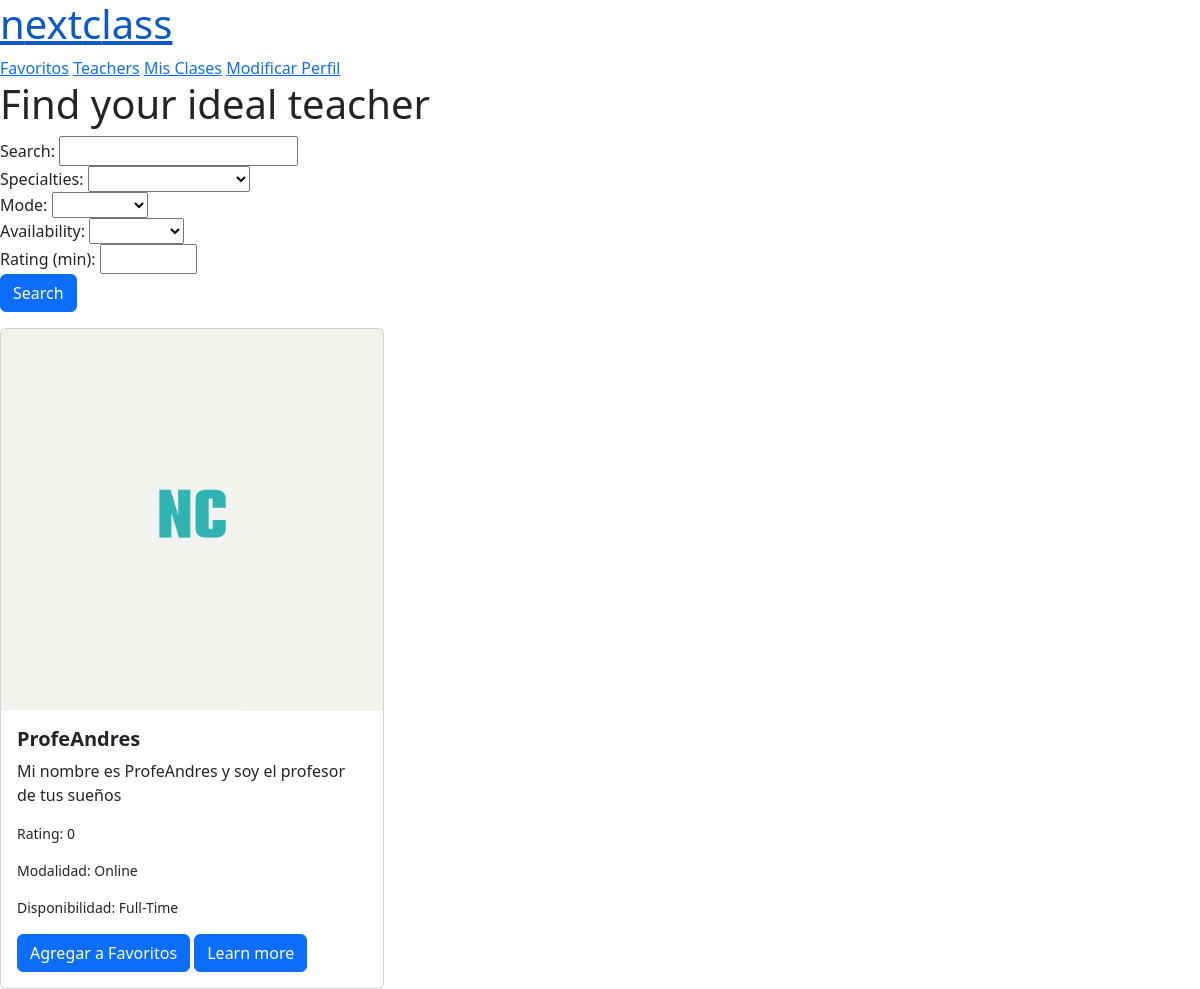
/teachers/ (signed in), run on an earlier commit of the app's database.
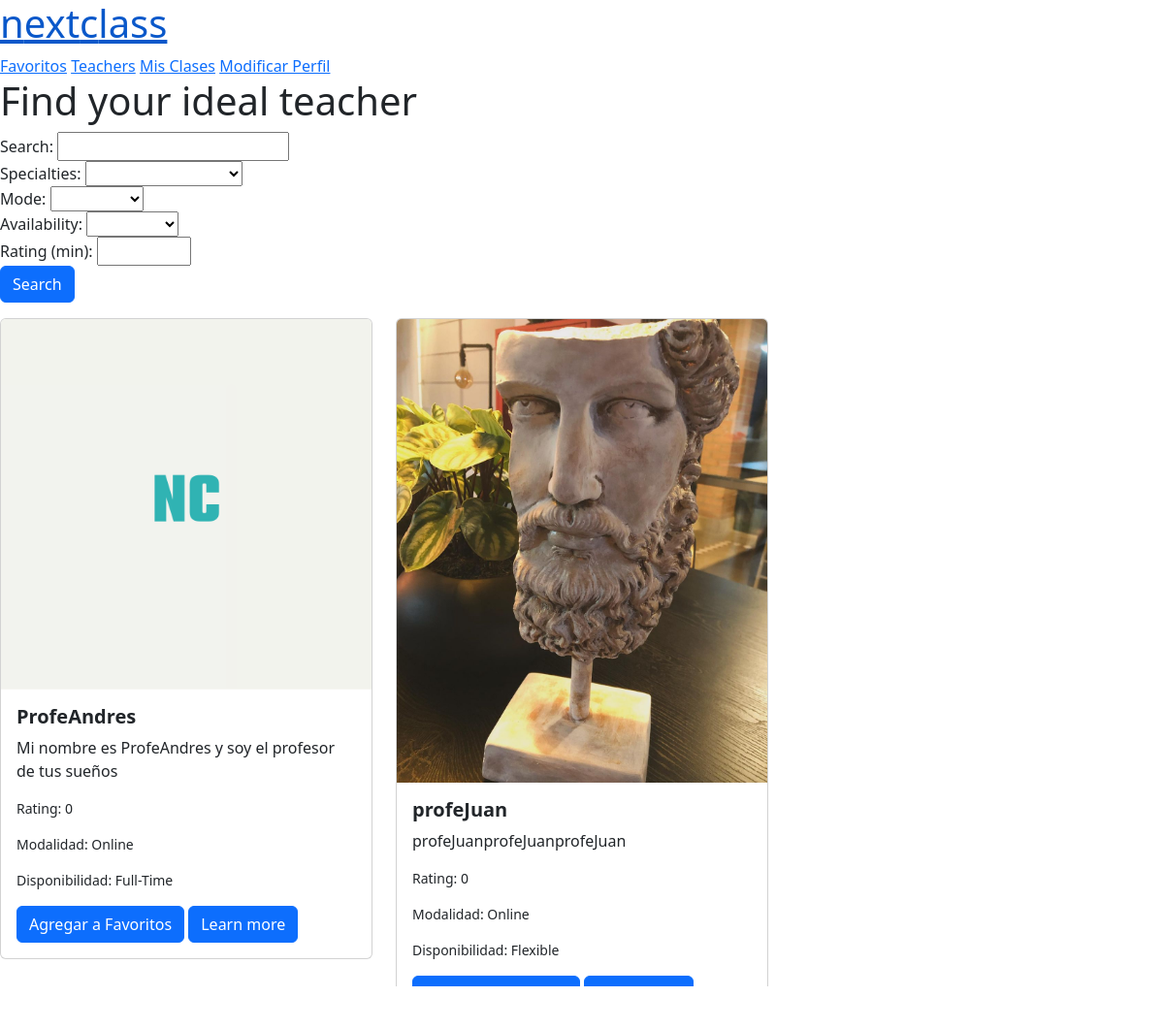
And on a later commit of the database.
### users/models.py (models this page shows, shortened)
class Teacher(models.Model):
    user = models.OneToOneField(User, on_delete=models.CASCADE)
    specialties = models.CharField(
        max_length=50,
        choices=Specialties.choices
    )
    biography = models.TextField()
    average_rating = models.FloatField(default=0.0)
    availability = models.CharField(
        max_length=50,
        choices=Availability.choices
    )
    mode = models.CharField(
        max_length=50,
        choices=Mode.choices
    )
    def average_rating(self):
        ratings = self.ratings.all()
        if ratings:
            return sum([rating.rating for rating in ratings]) / ratings.count()
        return 0

class User(AbstractBaseUser, PermissionsMixin):
    user_id = models.AutoField(primary_key=True)
    name = models.CharField(max_length=255)
    username = models.CharField(max_length=150, unique=True)
    email = models.EmailField(unique=True)
    password = models.CharField(max_length=128)
    user_type = models.CharField(
        max_length=10,
        choices=UserType.choices
    )
    registration_date = models.DateTimeField(auto_now_add=True)
    profile_picture = models.ImageField(upload_to='profile_photos/', default='profile_photos/default_profile.png',
                                        null=True, blank=True)
    address = models.CharField(max_length=255, null=True, blank=True)
    profile_complete = models.BooleanField(default=False)
    is_active = models.BooleanField(default=True)
    is_staff = models.BooleanField(default=False)
    objects = UserManager()
    USERNAME_FIELD = 'username'
    REQUIRED_FIELDS = ['email', 'name']

### search/views.py (the view, shortened to what this page needs)
# urls.py: path('teachers/', views.teachers, name='teachers'),
@login_required()
def teachers(request):
    searchTeacher = request.GET.get('searchTeacher', '')
    specialties_filter = request.GET.get('specialties', '')
    mode_filter = request.GET.get('mode', '')
    availability_filter = request.GET.get('availability', '')
    rating_filter = request.GET.get('rating', '')
    filters = Q()
    if specialties_filter:
        filters &= Q(specialties=specialties_filter)
    if mode_filter:
        filters &= Q(mode=mode_filter)
    if availability_filter:
        filters &= Q(availability=availability_filter)
    teachers = Teacher.objects.filter(filters)
    filtered_teachers = []
    for teacher in teachers:
        avg_rating = teacher.average_rating()
        if rating_filter:
            if avg_rating >= float(rating_filter):
                filtered_teachers.append(teacher)
        else:
            filtered_teachers.append(teacher)
    return render(request, 'teachers.html', {
        'teachers': filtered_teachers,
        'specialties': Specialties.choices,
        'modes': Mode.choices,
        'availabilities': Availability.choices
    })

### search/templates/teachers.html (shortened to what this page needs)
{% extends 'navbar.html' %}
{% block content %}
<!DOCTYPE html>
<html lang="en">
<head>
</head>
<body>
    <h1>Find your ideal teacher</h1>
    <form method="GET" action="{% url 'teachers' %}">
        <div>
            <label for="searchTeacher">Search: </label>
            <input type="text" id="searchTeacher" name="searchTeacher" value="{{ request.GET.searchTeacher }}">
        </div>
        <div>
            <label for="specialties">Specialties:</label>
            <select id="specialties" name="specialties">
                <option value=""></option>
                {% for key, value in specialties %}
                    <option value="{{ key }}" {% if request.GET.specialties == key %}selected{% endif %}>{{ value }}</option>
                {% endfor %}
            </select>
        </div>
        <div>
            <label for="mode">Mode:</label>
            <select id="mode" name="mode">
                <option value=""></option>
                {% for key, value in modes %}
                    <option value="{{ key }}" {% if request.GET.mode == key %}selected{% endif %}>{{ value }}</option>
                {% endfor %}
            </select>
        </div>
        <div>
            <label for="availability">Availability:</label>
            <select id="availability" name="availability">
                <option value=""></option>
                {% for key, value in availabilities %}
                    <option value="{{ key }}" {% if request.GET.availability == key %}selected{% endif %}>{{ value }}</option>
                {% endfor %}
            </select>
        </div>
        <div>
            <label for="rating">Rating (min):</label>
            <input type="number" id="rating" name="rating" min="0" max="5" step="0.1" value="{{ request.GET.rating }}">
        </div>
        <button type="submit" class="btn btn-primary">Search</button>
    </form>
    <div class="row row-cols-1 row-cols-md-3 g-4">
        {% for teacher in teachers %}
        <div class="col">
            <div class="card">
                <img class="card-img-top" src="{{ teacher.user.profile_picture.url }}" alt="{{ teacher.user.username }}">
                <div class="card-body">
                    <h5 class="card-title fw-bold">{{ teacher.user.username }}</h5>
                    <p class="card-text">{{ teacher.biography }}</p>
                    <p class="card-text"><small>Rating: {{ teacher.average_rating }}</small></p>
                    <p class="card-text"><small>Modalidad: {{ teacher.get_mode_display }}</small></p>
                    <p class="card-text"><small>Disponibilidad: {{ teacher.get_availability_display }}</small></p>
                    <a href="{% url 'add_favorite_teacher' teacher.id %}" class="btn btn-primary">Agregar a Favoritos</a>
                    <a href="{% url 'teachers_detail' teacher.id %}" class="btn btn-primary">Learn more</a>
                </div>
            </div>
        </div>
        {% endfor %}
    </div>
</body>
</html>
{% endblock content %}

What changed in the data, as far as the page shows it:
added Teacher: user.profile_picture (picture), user.username "profeJuan", biography "profeJuanprofeJuanprofeJuan", average_rating "0", mode "Online", availability "Flexible"
